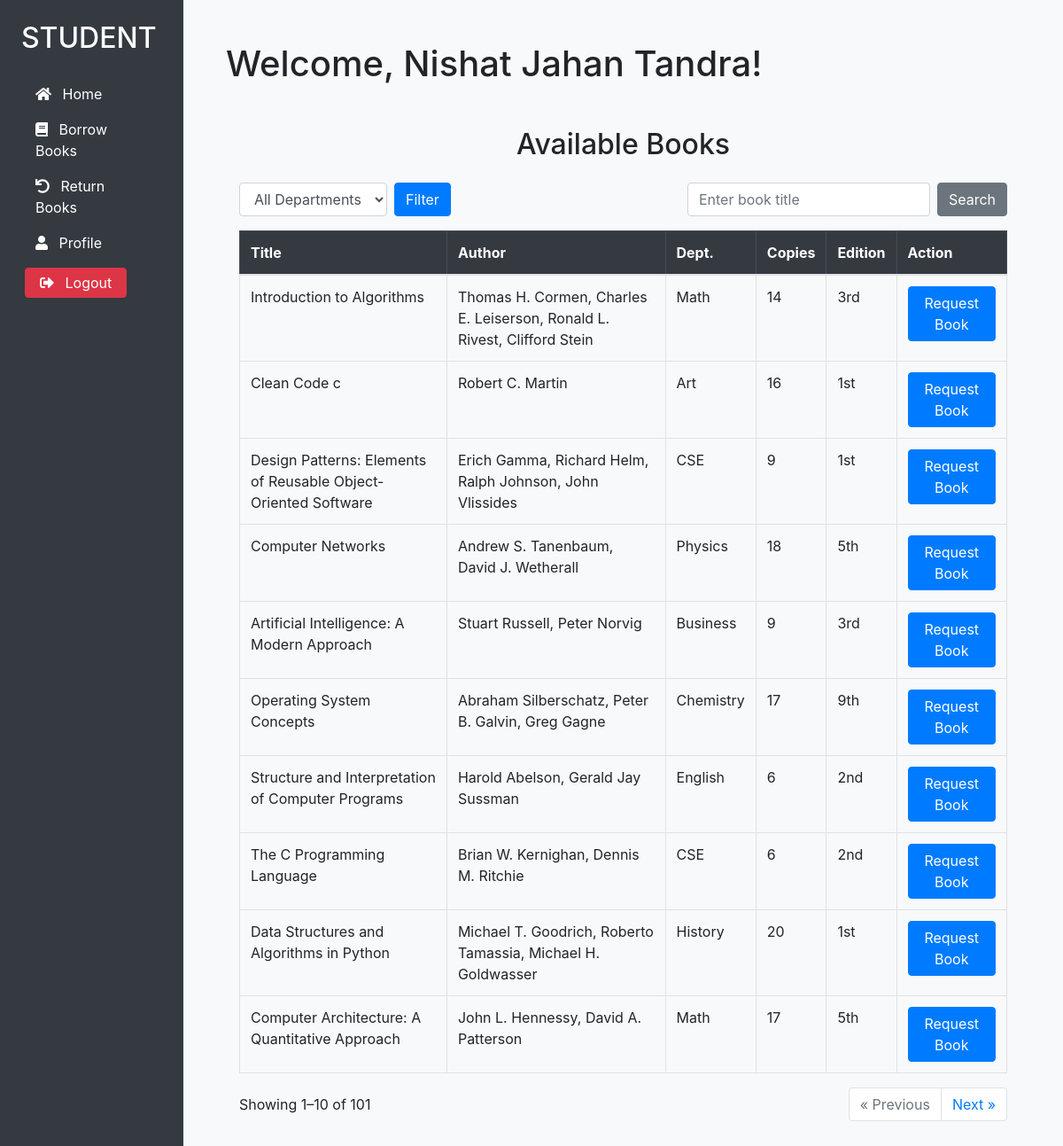
Before: /student/dashboard/ (signed in) with the older database file.
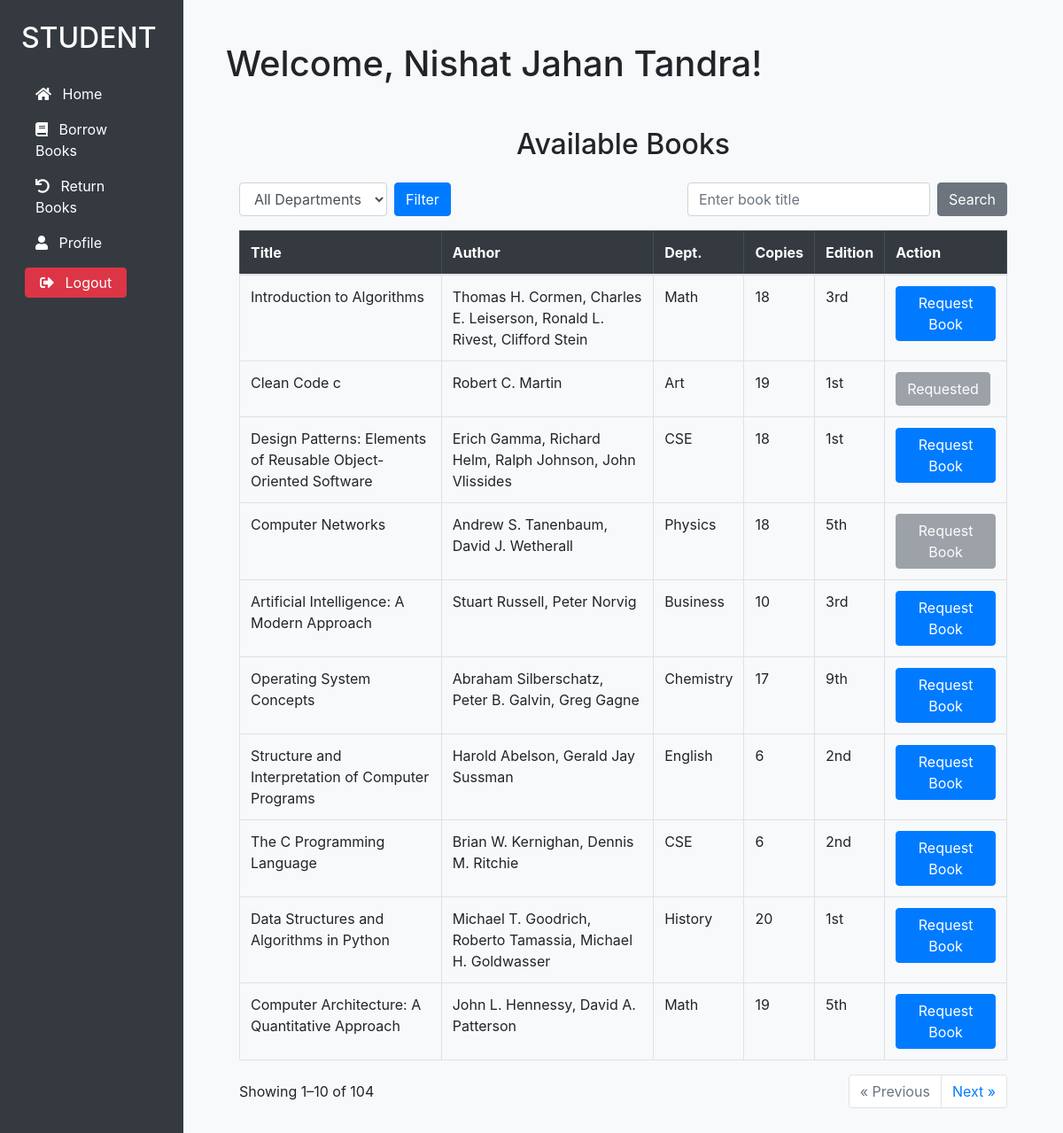
After: the same page with the newer database file.
### library/models.py (models this page shows, shortened)
class Student(models.Model):
    user = models.OneToOneField(User, on_delete=models.CASCADE,)
    student_id = models.CharField(max_length=20, unique=True)
    name = models.CharField(max_length=255)
    department = models.CharField(max_length=100)
    session = models.CharField(max_length=100)
    email = models.EmailField(unique=True)
    mobile_number = models.CharField(max_length=15)
    profile_image = models.ImageField(upload_to='student_images/')
    is_verified = models.BooleanField(default=False)

class Book(models.Model):
    book_id = models.CharField(max_length=20, unique=True)
    title = models.CharField(max_length=255)
    author = models.CharField(max_length=255)
    edition = models.CharField(max_length=50, blank=True)
    publication = models.CharField(max_length=255, blank=True)
    isbn = models.CharField(max_length=20, unique=True)
    number_of_copies_available = models.PositiveIntegerField(default=0)
    book_dept = models.CharField(max_length=100, blank=True)

### library/views.py (the view)
# urls.py: path('student/dashboard/', views.student_dashboard, name='student_dashboard'),
@login_required(login_url='student_login')
def student_dashboard(request):
    student = request.user.student
    borrowed_books_ids = BorrowedBook.objects.filter(student=student, status='Issued').values_list('book__id', flat=True)
    requested_book_ids = BookRequest.objects.filter(user=request.user, status='REQUESTED').values_list('book__id', flat=True)
    policy = LibraryPolicy.objects.first()
    max_books = policy.max_books_per_student if policy else 3
    current_count = BorrowedBook.objects.filter(student=request.user.student, status='Issued').count() \
                    + BookRequest.objects.filter(user=request.user, status='REQUESTED').count()
    if request.method == 'POST':
        dept = request.POST.get('dept', '')
        search_text = request.POST.get('search', '')
        page = request.POST.get('page', '')
        request.session['dept'] = dept
        request.session['search'] = search_text
        request.session['page'] = page
        return redirect('student_dashboard')
    else:
        selected_dept = request.session.pop('dept', '')
        search_text = request.session.pop('search', '')
        page_number = request.session.pop('page', '')
        books_list = Book.objects.all().order_by('pk')
        if selected_dept:
            books_list = books_list.filter(book_dept=selected_dept)
        if search_text:
            books_list = books_list.filter(title__icontains=search_text)
        departments = Book.objects.values_list('book_dept', flat=True).distinct()
    paginator = Paginator(books_list, 10)
    page_obj = paginator.get_page(page_number) if page_number else paginator.get_page(1)
    return render(request, 'student_dashboard/dashboard.html', {
        'student_name': student.name,
        'borrowed_books_ids': list(borrowed_books_ids),
        'requested_book_ids': list(requested_book_ids),
        'page_obj': page_obj,
        'selected_dept': selected_dept,
        'search_text': search_text,
        'departments': departments,
        'max_books': max_books,
        'current_count': current_count,
    })

### templates/student_dashboard/dashboard.html (shortened to what this page needs)
{% extends "student_dashboard/student_base.html" %}
{% load static %}
{% block content %}
<h1 class="text-2xl font-bold mb-4">Welcome, {{ student_name }}!</h1>
<div class="container my-5">
    <h2 class="mb-4 text-center">Available Books</h2>
    <div
        class="row mb-3 d-flex align-items-center justify-content-between mt-4">
        <div class="col-auto">
            <form method="POST" class="d-flex align-items-center">
                <select name="dept" id="dept" class="form-control me-2">
                    <option value>All Departments</option>
                </select>
                <button type="submit"
                    class="btn btn-primary ml-2">Filter</button>
            </form>
        </div>
        <div class="col-auto ms-auto">
            <form method="POST" class="d-flex align-items-center">
                <input type="text" name="search" id="search"
                    class="form-control mr-2" placeholder="Enter book title"
                    value="{{ search_text }}">
                <button type="submit" class="btn btn-secondary">Search</button>
            </form>
        </div>
    </div>
    <table class="table table-bordered">
        <thead class="table-dark">
            <tr>
                <th>Title</th>
                <th>Author</th>
                <th>Dept.</th>
                <th>Copies</th>
                <th>Edition</th>
                <th>Action</th>
            </tr>
        </thead>
        <tbody>
            {% for book in page_obj.object_list %}
            <tr>
                <td>{{ book.title }}</td>
                <td>{{ book.author }}</td>
                <td>{{ book.book_dept }}</td>
                <td>{{ book.number_of_copies_available }}</td>
                <td>{{ book.edition }}</td>
                <td>
                    {% if book.id in requested_book_ids %}
                        <span data-bs-toggle="tooltip" title="Already requested">
                            <button class="btn btn-secondary" disabled>Requested</button>
                        </span>
                    {% elif current_count >= max_books %}
                        <span data-bs-toggle="tooltip" title="You have reached the maximum allowed books ({{ max_books }})">
                            <button class="btn btn-secondary" disabled>Request Book</button>
                        </span>
                    {% elif book.id in borrowed_books_ids %}
                        <span data-bs-toggle="tooltip" title="Already Issued">
                            <button class="btn btn-secondary" disabled>Request Book</button>
                        </span>
                    {% elif book.number_of_copies_available == 0 %}
                        <span data-bs-toggle="tooltip" title="Book is unavailable">
                            <button class="btn btn-secondary" disabled>Request Book</button>
                        </span>
                    {% else %}
                        <form method="post" action="{% url 'request_book' book.id %}">
                            <button class="btn btn-primary">Request Book</button>
                        </form>
                    {% endif %}
                </td>
            </tr>
            {% empty %}
            <tr>
                <td colspan="6" class="text-center">No books found.</td>
            </tr>
            {% endfor %}
        </tbody>
    </table>
    <div class="d-flex justify-content-between align-items-center">
        <p class="mb-0">Showing {{ page_obj.start_index }}–{{ page_obj.end_index }} of {{ page_obj.paginator.count }}</p>
        <ul class="pagination mb-0">
            {% if page_obj.has_previous %}
            <li class="page-item">
                <a class="page-link"
                   href="?page={{ page_obj.previous_page_number }}&dept={{ selected_dept }}&search={{ search_text }}">
                   &laquo; Previous</a>
            </li>
            {% else %}
            <li class="page-item disabled"><span class="page-link">&laquo; Previous</span></li>
            {% endif %}
            {% if page_obj.has_next %}
            <li class="page-item">
                <a class="page-link"
                   href="?page={{ page_obj.next_page_number }}&dept={{ selected_dept }}&search={{ search_text }}">
                   Next &raquo;</a>
            </li>
            {% else %}
            <li class="page-item disabled"><span class="page-link">Next &raquo;</span></li>
            {% endif %}
        </ul>
    </div>
</div>
{% endblock %}

### templates/student_dashboard/student_base.html (shortened to what this page needs)
{% load static %}
<!DOCTYPE html>
<html lang="en">
    <head>
        <link
            href="https://stackpath.bootstrapcdn.com/bootstrap/4.5.2/css/bootstrap.min.css"
            rel="stylesheet">
        <link href="https://cdnjs.cloudflare.com/ajax/libs/font-awesome/5.15.4/css/all.min.css" rel="stylesheet">
    </head>
    <body class="bg-light">
        {% include 'loader.html' %}
        <div class="d-flex" style="height: 100vh;">
            <div class="bg-dark text-white p-4" style="width: 250px;">
                <h2 class="mb-4">STUDENT</h2>
                <nav>
                    <ul class="nav flex-column">
                        <li class="nav-item">
                            <a class="nav-link text-white" href="{% url 'student_dashboard' %}">
                                <i class="fas fa-home mr-2"></i>  Home
                            </a>
                        </li>
                        <li class="nav-item">
                            <a class="nav-link text-white" href="{% url 'borrow_books' %}">
                                <i class="fas fa-book mr-2"></i>  Borrow Books
                            </a>
                        </li>
                        <li class="nav-item">
                            <a class="nav-link text-white" href="{% url 'return_books' %}">
                                <i class="fas fa-undo mr-2"></i>  Return Books
                            </a>
                        </li>
                        <li class="nav-item">
                            <a class="nav-link text-white" href="{% url 'profile' %}">
                                <i class="fas fa-user mr-2"></i>  Profile
                            </a>
                        </li>
                        <li class="ml-1">
                            <a href="{% url 'logout' %}">
                                <button class="btn btn-danger text-white px-3 py-1 mt-2">
                                    <i class="fas fa-sign-out-alt mr-2"></i> Logout
                                </button>
                            </a>
                        </li>
                    </ul>
                </nav>
            </div>
            <div class="flex-grow-1 p-5" style="overflow-y: auto;">
                {% block content %}{% endblock %}
            </div>
        </div>
    </body>
</html>

### templates/loader.html (shortened to what this page needs)
<!DOCTYPE html>
<html lang="en">
    <head>
    </head>
    <body>
    </body>
</html>

Changed rows visible on the page:
changed Book "Introduction to Algorithms": number_of_copies_available "14" → "18"
changed Book "Clean Code c": number_of_copies_available "16" → "19"; now shows "Requested"; no longer shows "Request Book"
changed Book "Design Patterns: Elements of Reusable Object-Oriented Software": number_of_copies_available "9" → "18"
changed Book "Artificial Intelligence: A Modern Approach": number_of_copies_available "9" → "10"
changed Book "Computer Architecture: A Quantitative Approach": number_of_copies_available "17" → "19"
Other visible differences:
{{ page_obj.paginator.count }}: "101" → "104"
